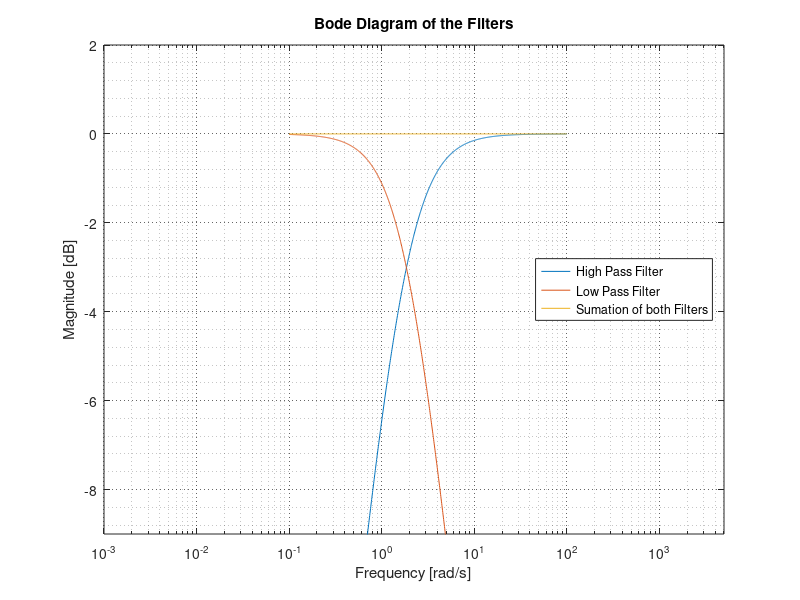
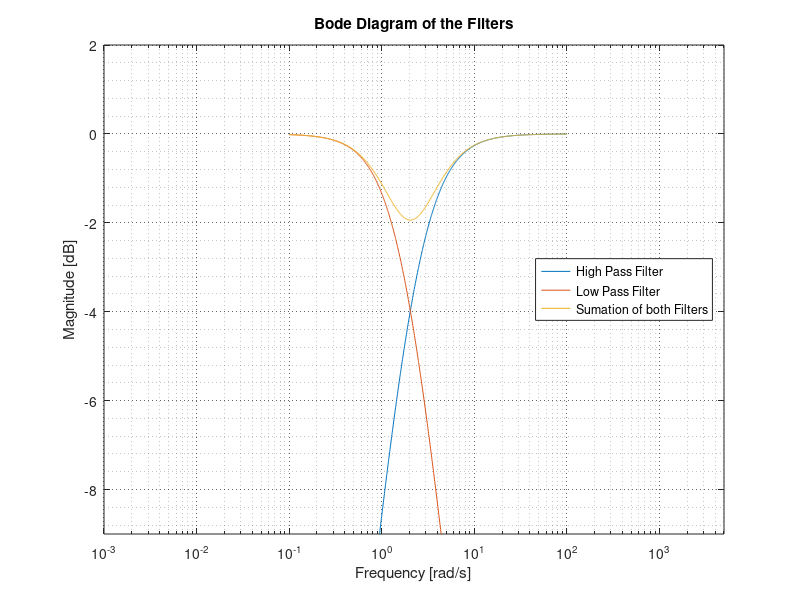

Reproduce these figures in MATLAB, in order.
% Magnitude diagram for the LP and the HP filters

% Same cutting frequency
tau=0.5399;
s=tf('s');
HP=tau*s/(tau*s+1);
LP=1/(tau*s+1);

close all;
figure(1);
bodemag(HP,LP,HP+LP);
grid on, grid minor;
set(gca,'GridLineStyle',':', 'GridColor', 'k', 'GridAlpha', .6)
title('Bode Diagram of the Filters')
legend('High Pass Filter','Low Pass Filter','Sumation of both Filters','Location','East');
axis([0.001 5000 -9 2]);
hold off;

% Different Cutting Frequency
tau1=0.4;
tau2=0.6;

HP=tau1*s/(tau1*s+1);
LP=1/(tau2*s+1);

figure(2);
bodemag(HP,LP,HP+LP);
grid on, grid minor;
set(gca,'GridLineStyle',':', 'GridColor', 'k', 'GridAlpha', .6)
title('Bode Diagram of the Filters')
legend('High Pass Filter','Low Pass Filter','Sumation of both Filters','Location','East');
axis([0.001 5000 -9 2]);
hold off;